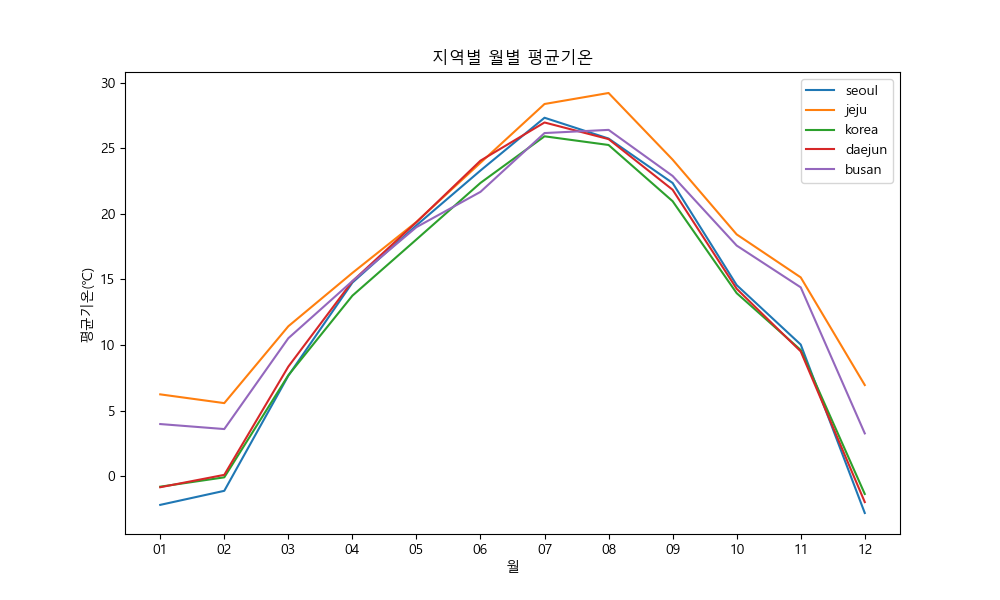

Here is the Python script that generated this plot:
import csv
import matplotlib.pyplot as plt

plt.rc('font', family='Malgun Gothic')

def process_csv(file_name):
    month_data = {}

    with open(file_name, 'r') as file:
        reader = csv.DictReader(file)
        for row in reader:
            date = row['날짜']
            temperature = float(row['평균기온(℃)'])
            month = date.split('-')[1]

            if month not in month_data:
                month_data[month] = [temperature]
            else:
                month_data[month].append(temperature)

    months = []
    avg_temperatures = []

    for month, temperatures in month_data.items():
        avg_temperature = sum(temperatures) / len(temperatures)
        months.append(month)
        avg_temperatures.append(avg_temperature)

    return months, avg_temperatures

if __name__ == "__main__":
    file_names = ["seoul.csv", "jeju.csv", "korea.csv", "daejun.csv", "busan.csv"]

    all_months = []
    all_avg_temperatures = []

    for file_name in file_names:
        months, avg_temperatures = process_csv(file_name)
        all_months.append(months)
        all_avg_temperatures.append(avg_temperatures)

    plt.figure(figsize=(10, 6))

    for months, avg_temperatures, file_name in zip(all_months, all_avg_temperatures, file_names):
        plt.plot(months, avg_temperatures, label=file_name[:-4])

    plt.xlabel('월')
    plt.ylabel('평균기온(℃)')
    plt.title('지역별 월별 평균기온')
    plt.legend()
    plt.show()
